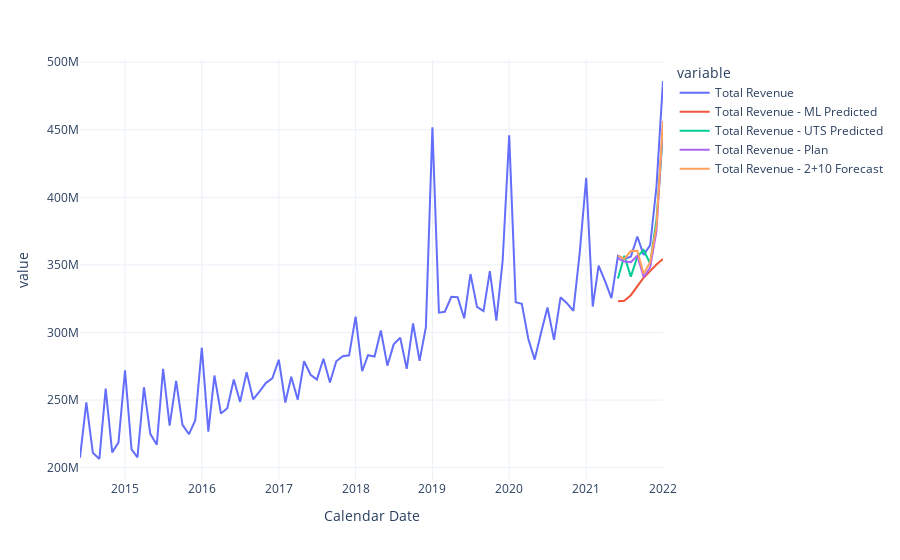

Write notebook code for a chart like this one.
### Code cell
# show plot
fig = px.line(concat_df, x='Calendar Date', y=[target_col, ml_col, uts_col, plan_col, fcst_col], template='plotly_white')
fig.show()
